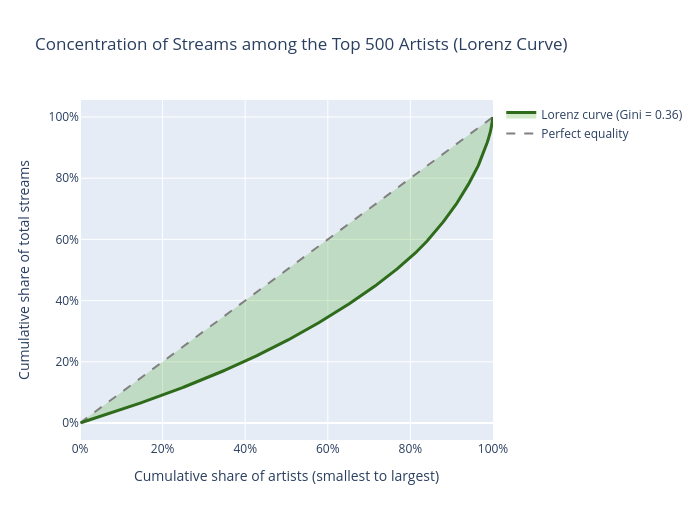

The code cell stored with this chart in its notebook:
### Code cell
fig = go.Figure()
fig.add_trace(go.Scatter(x=[0, 1], y=[0, 1], mode='lines', name='Perfect equality',
                         line=dict(color='grey', dash='dash')))
fig.add_trace(go.Scatter(x=lorenz['Cum Artists %'], y=lorenz['Cum Streams %'], mode='lines',
                         name=f'Lorenz curve (Gini = {gini_total:.2f})',
                         line=dict(color='#2E6B1A', width=3),
                         fill='tonexty', fillcolor='rgba(78,167,46,0.25)'))
fig.update_layout(title='Concentration of Streams among the Top 500 Artists (Lorenz Curve)',
                  xaxis_title='Cumulative share of artists (smallest to largest)',
                  yaxis_title='Cumulative share of total streams',
                  xaxis_tickformat='.0%', yaxis_tickformat='.0%',
                  height=520, width=700)
fig.show()

### Figure 1 — Plotly figure (JSON) as saved in the notebook; plotly's stock layout.template omitted (floating-point values rounded to 4 significant figures; data arrays with more than 128 entries replaced by an {"elided": "..."} marker saying what was removed)
{"data": [{"line": {"color": "grey", "dash": "dash"}, "mode": "lines", "name": "Perfect equality", "type": "scatter", "x": [0, 1], "y": [0, 1]}, {"fill": "tonexty", "fillcolor": "rgba(78,167,46,0.25)", "line": {"color": "#2E6B1A", "width": 3}, "mode": "lines", "name": "Lorenz curve (Gini = 0.36)", "type": "scatter", "x": {"elided": "500 float values"}, "y": {"elided": "500 float values"}}], "layout": {"height": 520, "title": {"text": "Concentration of Streams among the Top 500 Artists (Lorenz Curve)"}, "width": 700, "xaxis": {"tickformat": ".0%", "title": {"text": "Cumulative share of artists (smallest to largest)"}}, "yaxis": {"tickformat": ".0%", "title": {"text": "Cumulative share of total streams"}}}}
